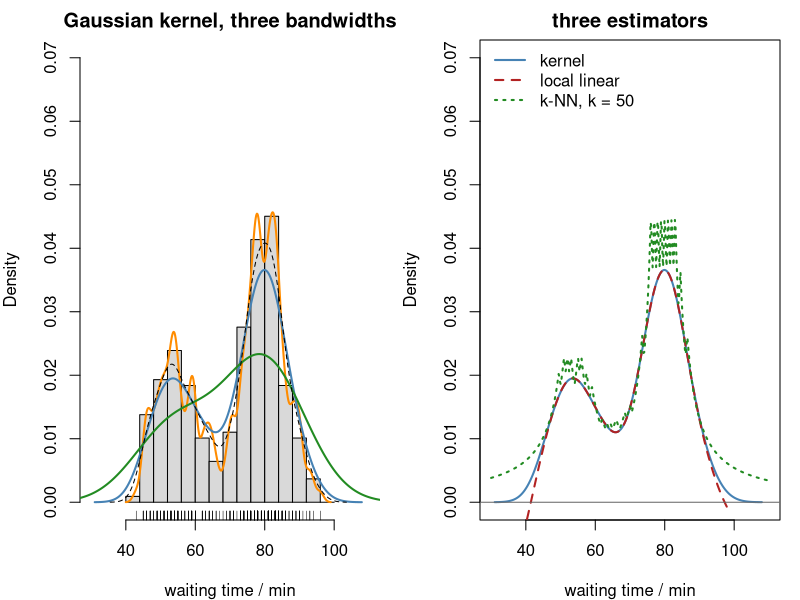

This chart was generated by the following R code:
# Density estimates for the Old Faithful waiting times: kernel estimates with three bandwidths,
# then the kernel, local linear (KernSmooth::locpoly) and k-nearest-neighbor estimators.
library(KernSmooth)
x <- faithful$waiting
n <- length(x)
h0 <- bw.nrd0(x)                        # 0.9 min(s, IQR/1.34) n^(-1/5) = 3.99
op <- par(mfrow = c(1, 2), mar = c(4, 4, 2, 1))
hist(x, breaks = seq(40, 100, by = 4), freq = FALSE, col = "grey85", ylim = c(0, 0.07),
     xlim = c(30, 110), main = "Gaussian kernel, three bandwidths", xlab = "waiting time / min")
lines(density(x, bw = 1), col = "darkorange", lwd = 2)
lines(density(x, bw = h0), col = "steelblue", lwd = 2)
lines(density(x, bw = 10), col = "forestgreen", lwd = 2)
lines(density(x, bw = "SJ"), col = "black", lty = 2)
rug(x)

knn_density <- function(t, data, k) {
  sapply(t, function(t0) k / (2 * length(data) * sort(abs(data - t0))[k]))
}
grid <- seq(30, 110, length.out = 400)
plot(density(x, bw = h0), col = "steelblue", lwd = 2, xlim = c(30, 110), ylim = c(0, 0.07),
     main = "three estimators", xlab = "waiting time / min")
ll <- locpoly(x, bandwidth = h0, degree = 1)
lines(ll$x, ll$y, col = "firebrick", lwd = 2, lty = 2)
lines(grid, knn_density(grid, x, 50), col = "forestgreen", lwd = 2, lty = 3)
abline(h = 0, col = "grey40")
legend("topleft", c("kernel", "local linear", "k-NN, k = 50"), lty = 1:3,
       col = c("steelblue", "firebrick", "forestgreen"), lwd = 2, bty = "n")
par(op)
